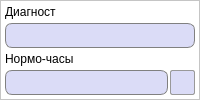
         <widget class="QFrame" name="frame_8">
          <property name="minimumSize">
           <size>
            <width>0</width>
            <height>0</height>
           </size>
          </property>
          <property name="styleSheet">
           <string notr="true">QFrame {
	background-color: white;
}</string>
          </property>
          <property name="frameShape">
           <enum>QFrame::StyledPanel</enum>
          </property>
          <property name="frameShadow">
           <enum>QFrame::Raised</enum>
          </property>
          <layout class="QGridLayout" name="gridLayout_17">
           <property name="leftMargin">
            <number>4</number>
           </property>
           <property name="topMargin">
            <number>4</number>
           </property>
           <property name="rightMargin">
            <number>4</number>
           </property>
           <property name="bottomMargin">
            <number>4</number>
           </property>
           <property name="horizontalSpacing">
            <number>2</number>
           </property>
           <property name="verticalSpacing">
            <number>4</number>
           </property>
           <item row="3" column="1">
            <widget class="QPushButton" name="clearDiagnosticianButton">
             <property name="enabled">
              <bool>false</bool>
             </property>
             <property name="minimumSize">
              <size>
               <width>25</width>
               <height>25</height>
              </size>
             </property>
             <property name="maximumSize">
              <size>
               <width>25</width>
               <height>25</height>
              </size>
             </property>
             <property name="toolTip">
              <string>Вернуть работника</string>
             </property>
             <property name="styleSheet">
              <string notr="true">QPushButton {
	background-color: #dbdcf7;
	border: 1px solid #999999;
	border-radius: 2px;
}

QPushButton:hover {
	background-color: #d5d6f0;
	border: 1px solid #acacac;
}

QPushButton:pressed {
	background-color: #cbcde6;
	border: 2px solid #999999;
}</string>
             </property>
             <property name="text">
              <string/>
             </property>
             <property name="icon">
              <iconset resource="images.qrc">
               <normaloff>:/images/returnEmployee.png</normaloff>:/images/returnEmployee.png</iconset>
             </property>
             <property name="iconSize">
              <size>
               <width>25</width>
               <height>25</height>
              </size>
             </property>
             <property name="autoDefault">
              <bool>false</bool>
             </property>
            </widget>
           </item>
           <item row="1" column="0" colspan="2">
            <widget class="QLineEdit" name="diagnosticianLine">
             <property name="minimumSize">
              <size>
               <width>0</width>
               <height>25</height>
              </size>
             </property>
             <property name="font">
              <font>
               <pointsize>10</pointsize>
              </font>
             </property>
             <property name="focusPolicy">
              <enum>Qt::NoFocus</enum>
             </property>
             <property name="styleSheet">
              <string notr="true">QLineEdit {
	border: 1px solid gray;
    border-radius: 7px;
    background-color: #dbdcf7;
	padding-left: 3px;
}</string>
             </property>
             <property name="readOnly">
              <bool>true</bool>
             </property>
            </widget>
           </item>
           <item row="2" column="0" colspan="2">
            <widget class="QLabel" name="label_24">
             <property name="font">
              <font>
               <pointsize>9</pointsize>
              </font>
             </property>
             <property name="styleSheet">
              <string notr="true">QLabel {
	background-color: transparent;
	border: 0px;
}</string>
             </property>
             <property name="text">
              <string>Нормо-часы</string>
             </property>
            </widget>
           </item>
           <item row="0" column="0" colspan="2">
            <widget class="QLabel" name="label_19">
             <property name="font">
              <font>
               <pointsize>9</pointsize>
              </font>
             </property>
             <property name="styleSheet">
              <string notr="true">QLabel {
	background-color: transparent;
	border: 0px;
}</string>
             </property>
             <property name="text">
              <string>Диагност</string>
             </property>
            </widget>
           </item>
           <item row="3" column="0">
            <widget class="QLineEdit" name="diagnosticianHoursLine">
             <property name="minimumSize">
              <size>
               <width>0</width>
               <height>25</height>
              </size>
             </property>
             <property name="maximumSize">
              <size>
               <width>16777215</width>
               <height>16777215</height>
              </size>
             </property>
             <property name="font">
              <font>
               <pointsize>10</pointsize>
              </font>
             </property>
             <property name="styleSheet">
              <string notr="true">QLineEdit {
	border: 1px solid gray;
    border-radius: 7px;
    background-color: #dbdcf7;
	padding-left: 3px;
}</string>
             </property>
             <property name="readOnly">
              <bool>true</bool>
             </property>
            </widget>
           </item>
          </layout>
         </widget>
